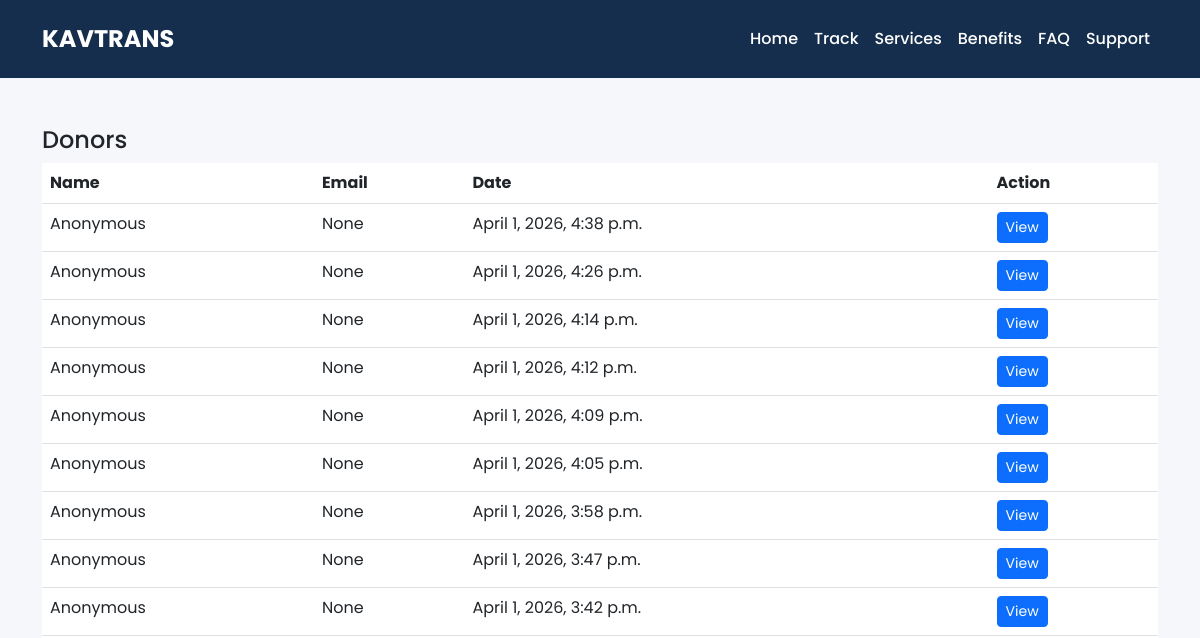
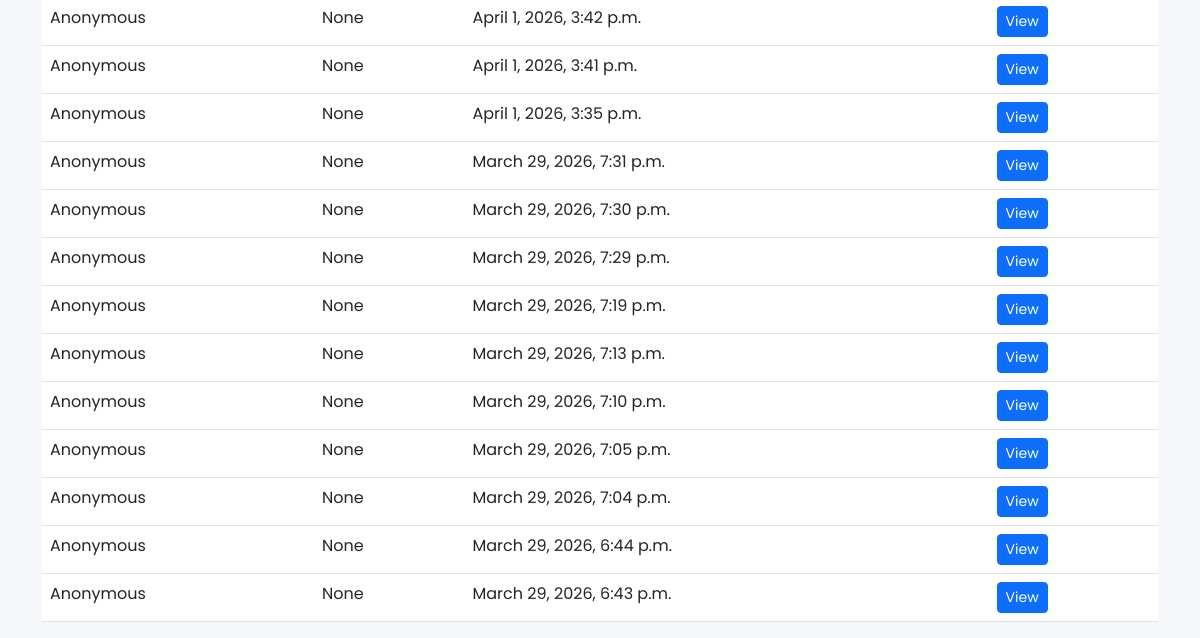
Before: /donors/ with the older database file (2 pictures, top to bottom).
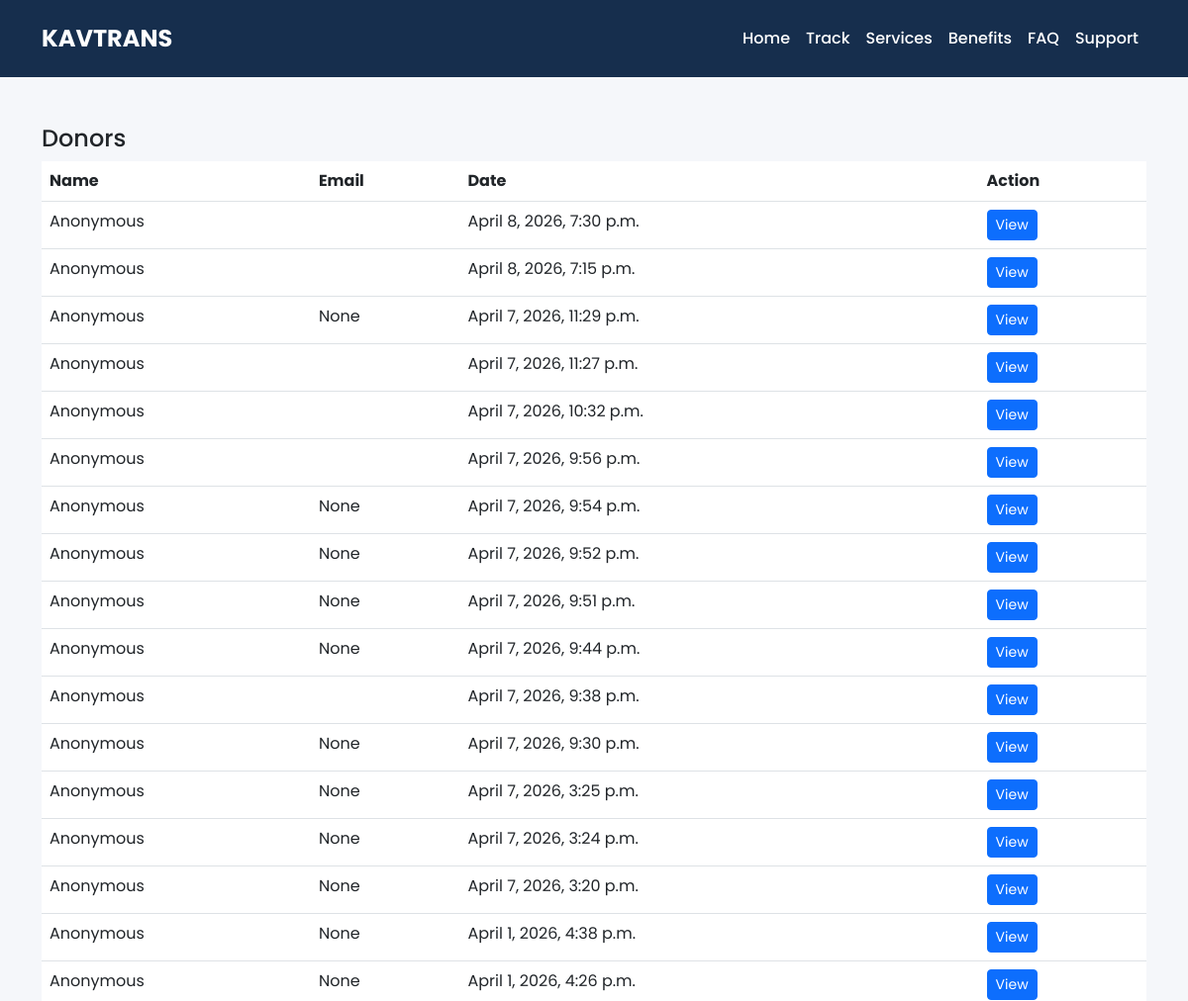
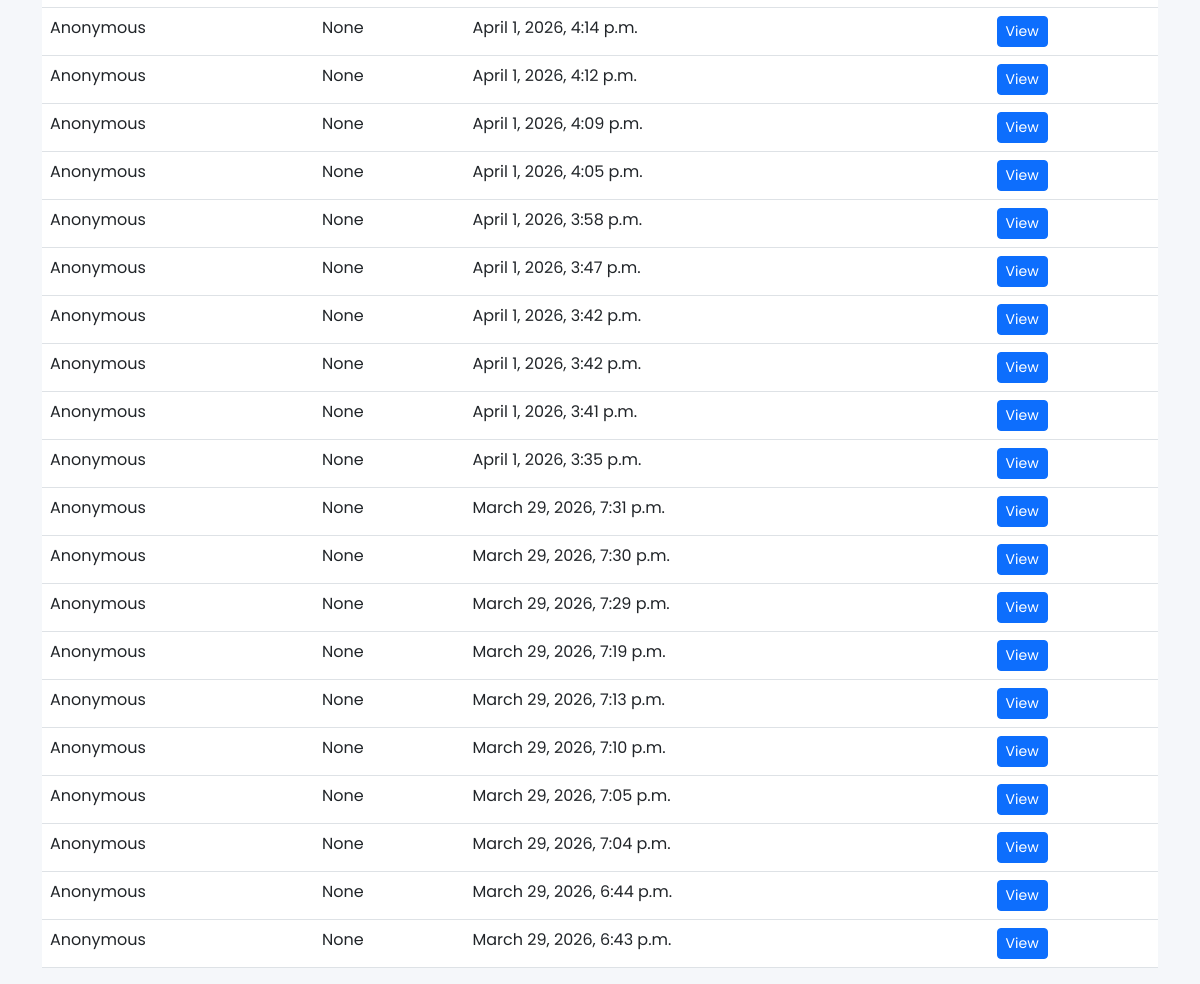
After: the same page with the newer database file (2 pictures, top to bottom).
### core/models.py (models this page shows, shortened)
class Donation(models.Model):
    cause = models.ForeignKey(DonationCause, on_delete=models.CASCADE)
    amount = models.DecimalField(max_digits=12, decimal_places=2)
    payment_type = models.CharField(max_length=20)
    donor_name = models.CharField(max_length=255, blank=True, null=True)
    donor_email = models.EmailField(blank=True, null=True)
    note = models.TextField(blank=True, null=True)
    donor_image = CloudinaryField('image', blank=True, null=True)
    created_at = models.DateTimeField(auto_now_add=True)
    payment_account_type = models.ForeignKey(ContentType, on_delete=models.CASCADE)
    payment_account_id = models.PositiveIntegerField()
    payment_account = GenericForeignKey('payment_account_type', 'payment_account_id')
    created_at = models.DateTimeField(auto_now_add=True)

### core/views.py (the view)
# urls.py: path('donors/', views.donor_list, name='donor_list'),
def donor_list(request):
    donors = Donation.objects.order_by('-created_at')
    return render(request, "dashboard/donor_list.html", {"donors": donors})

### templates/dashboard/donor_list.html
{% extends "dashboard/dashboard_base.html" %}
{% block content %}
<div class="container mt-5">
<h4>Donors</h4>
<table class="table table-hover">
<thead>
<tr>
<th>Name</th>
<th>Email</th>
<th>Date</th>
<th>Action</th>
</tr>
</thead>
<tbody>
{% for donor in donors %}
<tr>
<td>{{ donor.donor_name|default:"Anonymous" }}</td>
<td>{{ donor.donor_email }}</td>
<td>{{ donor.created_at }}</td>
<td>
<a href="{% url 'donor_detail' donor.id %}" class="btn btn-sm btn-primary">
View
</a>
</td>
</tr>
{% empty %}
<tr><td colspan="4">No donors yet</td></tr>
{% endfor %}
</tbody>
</table>
</div>
{% endblock %}

### templates/dashboard/dashboard_base.html (shortened to what this page needs)
{% load static %}
<!DOCTYPE html>
<html lang="en">
<head>
<link href="https://cdn.jsdelivr.net/npm/bootstrap@5.3.0/dist/css/bootstrap.min.css" rel="stylesheet">
<link rel="stylesheet" href="https://cdnjs.cloudflare.com/ajax/libs/animate.css/4.1.1/animate.min.css"/>
<link rel="stylesheet" href="https://unpkg.com/leaflet@1.9.4/dist/leaflet.css"/>
<link rel="stylesheet" href="https://unpkg.com/leaflet-control-geocoder/dist/Control.Geocoder.css" />
</head>
<body>
<nav class="navbar navbar-expand-lg navbar-dark py-3">
  <div class="container">
    <a class="navbar-brand" href="#">KAVTRANS</a>
    <div class="collapse navbar-collapse" id="navbarNav">
      <ul class="navbar-nav ms-auto">
        <li class="nav-item"><a class="nav-link" href="#hero">Home</a></li>
        <li class="nav-item"><a class="nav-link" href="#tracking">Track</a></li>
        <li class="nav-item"><a class="nav-link" href="#services">Services</a></li>
        <li class="nav-item"><a class="nav-link" href="#benefits">Benefits</a></li>
        <li class="nav-item"><a class="nav-link" href="#faq">FAQ</a></li>
        <li class="nav-item"><a class="nav-link" href="#support">Support</a></li>
      </ul>
    </div>
  </div>
</nav>
<div>
{% block content %}{% endblock %}
</div>
</body>
</html>

### templates/dashboard/dashboard_base.html (style rules this page uses)
:root { --primary:#162e4d; --secondary:#000; --white:#fff; --light:#f5f7fa; }
body { font-family:'Poppins', sans-serif; background:var(--light); margin:0; }
.navbar { background:var(--primary); }
.navbar .navbar-brand { color:white; font-weight:700; font-size:24px; }
.navbar .navbar-nav .nav-link { color:white; font-weight:500; }

Changed rows visible on the page:
added Donation: donor_name "Anonymous", created_at "April 8, 2026, 7:30 p.m."
added Donation: donor_name "Anonymous", created_at "April 8, 2026, 7:15 p.m."
added Donation: donor_name "Anonymous", donor_email "None", created_at "April 7, 2026, 11:29 p.m."
added Donation: donor_name "Anonymous", created_at "April 7, 2026, 11:27 p.m."
added Donation: donor_name "Anonymous", created_at "April 7, 2026, 10:32 p.m."
added Donation: donor_name "Anonymous", created_at "April 7, 2026, 9:56 p.m."
added Donation: donor_name "Anonymous", donor_email "None", created_at "April 7, 2026, 9:54 p.m."
added Donation: donor_name "Anonymous", donor_email "None", created_at "April 7, 2026, 9:52 p.m."
added Donation: donor_name "Anonymous", donor_email "None", created_at "April 7, 2026, 9:51 p.m."
added Donation: donor_name "Anonymous", donor_email "None", created_at "April 7, 2026, 9:44 p.m."
added Donation: donor_name "Anonymous", created_at "April 7, 2026, 9:38 p.m."
added Donation: donor_name "Anonymous", donor_email "None", created_at "April 7, 2026, 9:30 p.m."
added Donation: donor_name "Anonymous", donor_email "None", created_at "April 7, 2026, 3:25 p.m."
added Donation: donor_name "Anonymous", donor_email "None", created_at "April 7, 2026, 3:24 p.m."
added Donation: donor_name "Anonymous", donor_email "None", created_at "April 7, 2026, 3:20 p.m."
